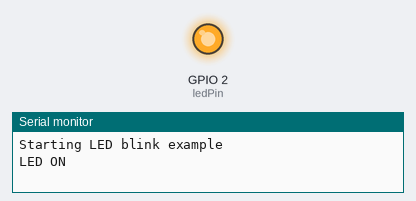
Recording of a sketch running on a simulated ESP32. On the bench: output pins drawn as LEDs (lit = HIGH), the last lines printed to the serial monitor.

Above: at 1.5 s.
At 4.5 s:
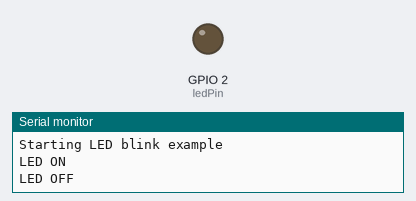
Timing chart, 0 to 7.8 s (numbered marks = the images above):
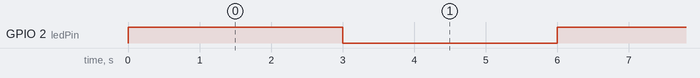

The sketch:

esp32_temp_sketch.ino
```cpp
// Blink an LED on GPIO2 with a 3000 ms delay
// Serial output shows the LED state

const int ledPin = 2;          // GPIO2 (built‑in LED on many boards)
const unsigned long period = 3000; // 3000 ms = 3 seconds

void setup() {
  Serial.begin(115200);
  while (!Serial) { ; }               // wait for Serial (optional)
  pinMode(ledPin, OUTPUT);
  Serial.println("Starting LED blink example");
}

void loop() {
  digitalWrite(ledPin, HIGH);         // LED ON
  Serial.println("LED ON");
  delay(period);

  digitalWrite(ledPin, LOW);          // LED OFF
  Serial.println("LED OFF");
  delay(period);
}
```

Measured:
- by itself, GPIO 2 (ledPin): alternates HIGH for 3.0 s and LOW for 3.0 s
